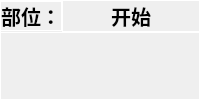
           <widget class="QWidget" name="widget" native="true">
            <property name="styleSheet">
             <string notr="true">border:1px solid #ffffff;</string>
            </property>
            <layout class="QGridLayout" name="gridLayout" rowstretch="0,0" columnstretch="2,1">
             <property name="leftMargin">
              <number>0</number>
             </property>
             <property name="topMargin">
              <number>0</number>
             </property>
             <property name="rightMargin">
              <number>0</number>
             </property>
             <property name="bottomMargin">
              <number>0</number>
             </property>
             <property name="spacing">
              <number>0</number>
             </property>
             <item row="1" column="0" colspan="2">
              <widget class="QLabel" name="m_gifKInt">
               <property name="minimumSize">
                <size>
                 <width>0</width>
                 <height>0</height>
                </size>
               </property>
               <property name="maximumSize">
                <size>
                 <width>16777215</width>
                 <height>16777215</height>
                </size>
               </property>
               <property name="styleSheet">
                <string notr="true"/>
               </property>
               <property name="text">
                <string/>
               </property>
               <property name="alignment">
                <set>Qt::AlignCenter</set>
               </property>
              </widget>
             </item>
             <item row="0" column="0">
              <widget class="QLabel" name="label_6">
               <property name="sizePolicy">
                <sizepolicy hsizetype="Fixed" vsizetype="Preferred">
                 <horstretch>0</horstretch>
                 <verstretch>0</verstretch>
                </sizepolicy>
               </property>
               <property name="maximumSize">
                <size>
                 <width>16777215</width>
                 <height>30</height>
                </size>
               </property>
               <property name="font">
                <font>
                 <family>Waree</family>
                 <pointsize>15</pointsize>
                 <weight>75</weight>
                 <italic>false</italic>
                 <bold>true</bold>
                </font>
               </property>
               <property name="styleSheet">
                <string notr="true"/>
               </property>
               <property name="text">
                <string>部位：</string>
               </property>
               <property name="textFormat">
                <enum>Qt::AutoText</enum>
               </property>
               <property name="alignment">
                <set>Qt::AlignCenter</set>
               </property>
              </widget>
             </item>
             <item row="0" column="1">
              <widget class="QLabel" name="m_pngPart">
               <property name="sizePolicy">
                <sizepolicy hsizetype="Preferred" vsizetype="Preferred">
                 <horstretch>0</horstretch>
                 <verstretch>0</verstretch>
                </sizepolicy>
               </property>
               <property name="minimumSize">
                <size>
                 <width>90</width>
                 <height>0</height>
                </size>
               </property>
               <property name="maximumSize">
                <size>
                 <width>16777215</width>
                 <height>16777215</height>
                </size>
               </property>
               <property name="font">
                <font>
                 <pointsize>15</pointsize>
                 <weight>75</weight>
                 <bold>true</bold>
                </font>
               </property>
               <property name="styleSheet">
                <string notr="true"/>
               </property>
               <property name="text">
                <string>开始</string>
               </property>
               <property name="alignment">
                <set>Qt::AlignCenter</set>
               </property>
              </widget>
             </item>
            </layout>
           </widget>
